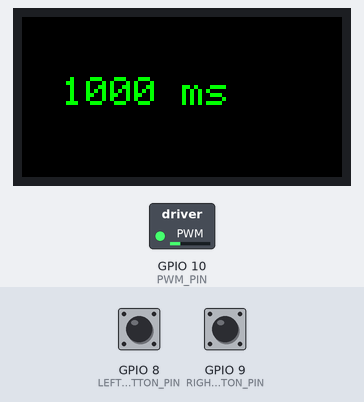
The program below on a simulated Seeed XIAO ESP32-C3. Parts: 160×80 colour display, switched loads named in the program (green lamp = pin HIGH). The inputs (shaded band) are chosen by the test bench; at power-on: GPIO 9 (RIGHT_BUTTON_PIN) HIGH, GPIO 8 (LEFT_BUTTON_PIN) HIGH.

Above: at 3.3 s.
3.4 s: GPIO 9 (RIGHT_BUTTON_PIN) pulled LOW for 0.15 s
At 4.6 s:
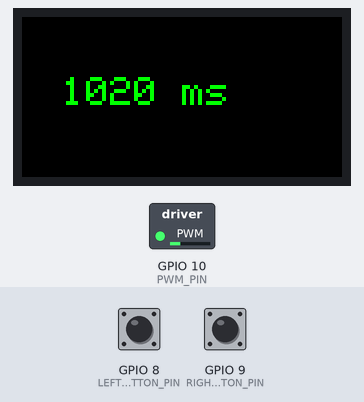
5.0 s: GPIO 9 (RIGHT_BUTTON_PIN) pulled LOW for 1 s
At 6.2 s:
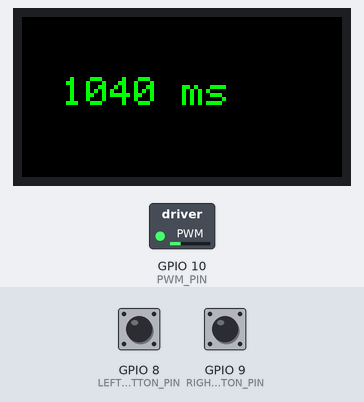
7.5 s: GPIO 8 (LEFT_BUTTON_PIN) pulled LOW for 0.15 s
At 8.7 s:
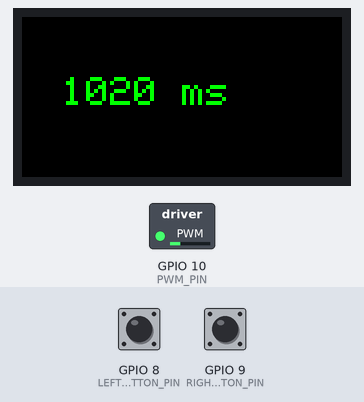
9.1 s: GPIO 8 (LEFT_BUTTON_PIN) pulled LOW for 1 s
At 10.5 s:
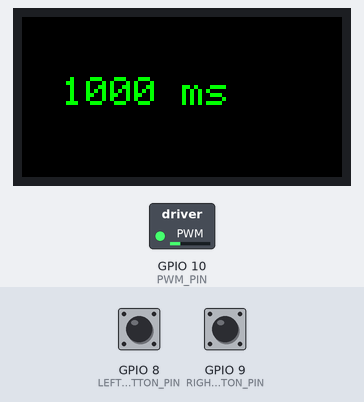
11.6 s: GPIO 9 (RIGHT_BUTTON_PIN) pulled LOW for 3.2 s
At 12.6 s:
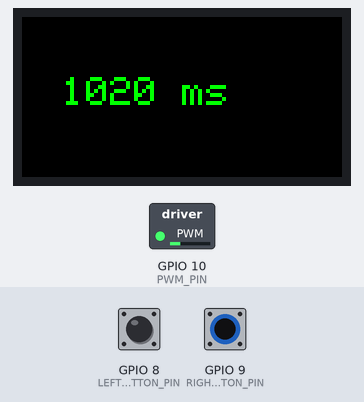
16.3 s: GPIO 8 (LEFT_BUTTON_PIN) pulled LOW for 3.2 s
At 16.9 s:
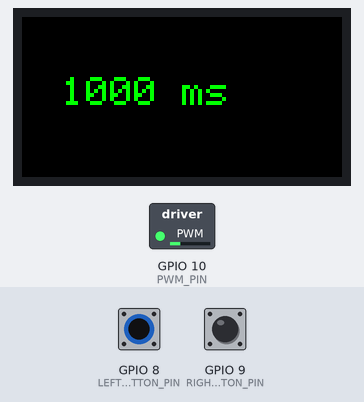
Timing chart, 0 to 19.3 s (numbered marks = the images above; inputs shaded):
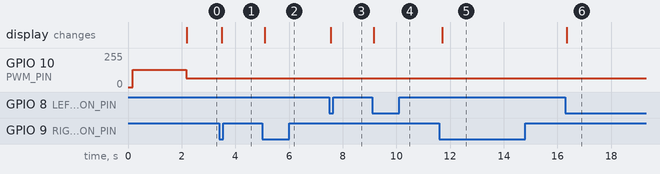

The program:

main.cpp
```cpp
#include "Arduino.h"
#include <Adafruit_GFX.h>
#include <Adafruit_ST7735.h>
#include <SPI.h>
#include "motor_interface.h"

// Pins & Parameters
#define PWM_PIN            D10
#define RIGHT_BUTTON_PIN   D9
#define LEFT_BUTTON_PIN    D8
#define TFT_CS_PIN         D1
#define TFT_DC_PIN         D2
#define TFT_RST_PIN        D3
#define TFT_SDA_PIN        D4
#define TFT_SCL_PIN        D5

#define LEDC_BIT_RESOLUTION  12
#define LEDC_CHANNEL         0

#define PWM_DUTY_INCREMENT 20

Adafruit_ST7735 tft = Adafruit_ST7735(TFT_CS_PIN, TFT_DC_PIN, TFT_SDA_PIN, TFT_SCL_PIN, TFT_RST_PIN);
QueueHandle_t button_queue;
Motor_Interface bldc;
int duty = PWM_MIN_PULSE_LEN_US;

// --- UI Helper ---
void display_msg(String line1, String line2, uint16_t color) {
  tft.fillScreen(ST77XX_BLACK);
  tft.setTextColor(color);

  int16_t x1, y1;
  uint16_t w, h;
  tft.getTextBounds(line1, 0, 0, &x1, &y1, &w, &h);
  tft.setCursor((tft.width() - w) / 2, (tft.height() / 2) - 15);
  tft.print(line1);

  tft.getTextBounds(line2, 0, 0, &x1, &y1, &w, &h);
  tft.setCursor((tft.width() - w) / 2, (tft.height() / 2) + 5);
  tft.print(line2);
}

void buttonTask(void *pvParameters) {
  bool lastLeftState = HIGH;
  bool lastRightState = HIGH;

  while (1) {
    bool currentLeft = digitalRead(LEFT_BUTTON_PIN);
    bool currentRight = digitalRead(RIGHT_BUTTON_PIN);

    // Falling Edge Detection (High to Low)
    if (lastLeftState == HIGH && currentLeft == LOW) {
      int btn = LEFT_BUTTON_PIN;
      xQueueSend(button_queue, &btn, 0);
    }
    if (lastRightState == HIGH && currentRight == LOW) {
      int btn = RIGHT_BUTTON_PIN;
      xQueueSend(button_queue, &btn, 0);
    }

    lastLeftState = currentLeft;
    lastRightState = currentRight;

    vTaskDelay(20 / portTICK_PERIOD_MS);
  }
}

void controlTask(void *pvParameters) {
  int btn;
  while (1) {
    if (digitalRead(LEFT_BUTTON_PIN) == LOW && digitalRead(RIGHT_BUTTON_PIN) == LOW) {
      bldc.update_pulse_len(0); bldc.drive();
      display_msg("EMERGENCY", "STOPPED", ST77XX_RED);
      vTaskDelete(NULL); // self-destroy task
    }

    // Update UI without clearing full screen (avoids flicker)
    tft.setCursor(20, 30);
    tft.setTextColor(ST77XX_GREEN, ST77XX_BLACK);
    tft.printf("%d ms  ", duty);

    if (xQueueReceive(button_queue, &btn, 50 / portTICK_PERIOD_MS)) {
      if (btn == RIGHT_BUTTON_PIN && duty < PWM_MAX_PULSE_LEN_US)
        duty += PWM_DUTY_INCREMENT;
      else if (btn == LEFT_BUTTON_PIN && duty > PWM_MIN_PULSE_LEN_US)
        duty -= PWM_DUTY_INCREMENT;
      bldc.update_pulse_len(duty); bldc.drive();
    }

    vTaskDelay(50 / portTICK_PERIOD_MS);
  }
}

void setup() {
  pinMode(LEFT_BUTTON_PIN, INPUT_PULLUP);
  pinMode(RIGHT_BUTTON_PIN, INPUT_PULLUP);

  tft.initR(INITR_MINI160x80);
  tft.setRotation(3);
  tft.setTextSize(2);
  tft.fillScreen(ST77XX_BLACK);

  display_msg("WELCOME", "CALIBRATING", ST77XX_RED);

  bldc.config(LEDC_CHANNEL, LEDC_BIT_RESOLUTION);
  bldc.attach_gpio(PWM_PIN);
  bldc.update_pulse_len(PWM_MAX_PULSE_LEN_US); bldc.drive();
  vTaskDelay(2000 / portTICK_PERIOD_MS);
  bldc.update_pulse_len(PWM_MIN_PULSE_LEN_US); bldc.drive();

  tft.fillScreen(ST77XX_BLACK);

  button_queue = xQueueCreate(10, sizeof(int));

  xTaskCreate(buttonTask, "Button Scan", 2048, NULL, 2, NULL);
  xTaskCreate(controlTask, "Control", 4096, NULL, 1, NULL);
}

void loop(){}
```

motor_interface.h
```cpp
#pragma once

#include "Arduino.h"

#define PWM_FREQ_HZ 250
#define PWM_MAX_PULSE_LEN_US 2000
#define PWM_MIN_PULSE_LEN_US 1000

class Motor_Interface{
private:
  uint8_t channel;
  uint8_t resolution_bit;
  float coeff, offset;

public:
  uint32_t duty;

  void config(uint8_t channel,uint8_t resolution_bit){
    if(resolution_bit > 14) return;
    this->resolution_bit = resolution_bit;
    this->channel = channel;

    float max_duty = (1 << this->resolution_bit) / (1e6 / PWM_FREQ_HZ) * PWM_MAX_PULSE_LEN_US;
    float min_duty = (1 << this->resolution_bit) / (1e6 / PWM_FREQ_HZ) * PWM_MIN_PULSE_LEN_US;
    this->coeff = (max_duty - min_duty) / (PWM_MAX_PULSE_LEN_US - PWM_MIN_PULSE_LEN_US);
    this->offset = (PWM_MIN_PULSE_LEN_US * max_duty - PWM_MAX_PULSE_LEN_US * min_duty) / (PWM_MAX_PULSE_LEN_US - PWM_MIN_PULSE_LEN_US);

    ledcSetup(this->channel, PWM_FREQ_HZ, resolution_bit);
  }

  void attach_gpio(uint8_t gpio){
    pinMode(gpio, OUTPUT);
    ledcAttachPin(gpio, this->channel);
  }

  void update_pulse_len(int len){
    this->duty = constrain(len, PWM_MIN_PULSE_LEN_US, PWM_MAX_PULSE_LEN_US) * this->coeff - this->offset;
  }

  void drive(){
    ledcWrite(this->channel, this->duty);
  }

  void set_pwm_range(){
  }
};
```

Measured:
- after the input at 3.4 s, GPIO 10 (PWM_PIN): 64/255 → 65/255 at once; the display: changes after 0.09 s (image 1)
- after the input at 5.0 s, GPIO 10 (PWM_PIN): 65/255 → 66/255 at once; the display: changes after 0.10 s (image 2)
- after the input at 7.5 s, GPIO 10 (PWM_PIN): 66/255 → 65/255 at once; the display: changes after 0.05 s (image 3)
- after the input at 9.1 s, GPIO 10 (PWM_PIN): 65/255 → 64/255 at once; the display: changes after 0.06 s (image 4)
- after the input at 11.6 s, GPIO 10 (PWM_PIN): 64/255 → 65/255 after 0.05 s; the display: changes after 0.10 s (image 5)
- after the input at 16.3 s, GPIO 10 (PWM_PIN): 65/255 → 64/255 at once; the display: changes after 0.05 s (image 6)
